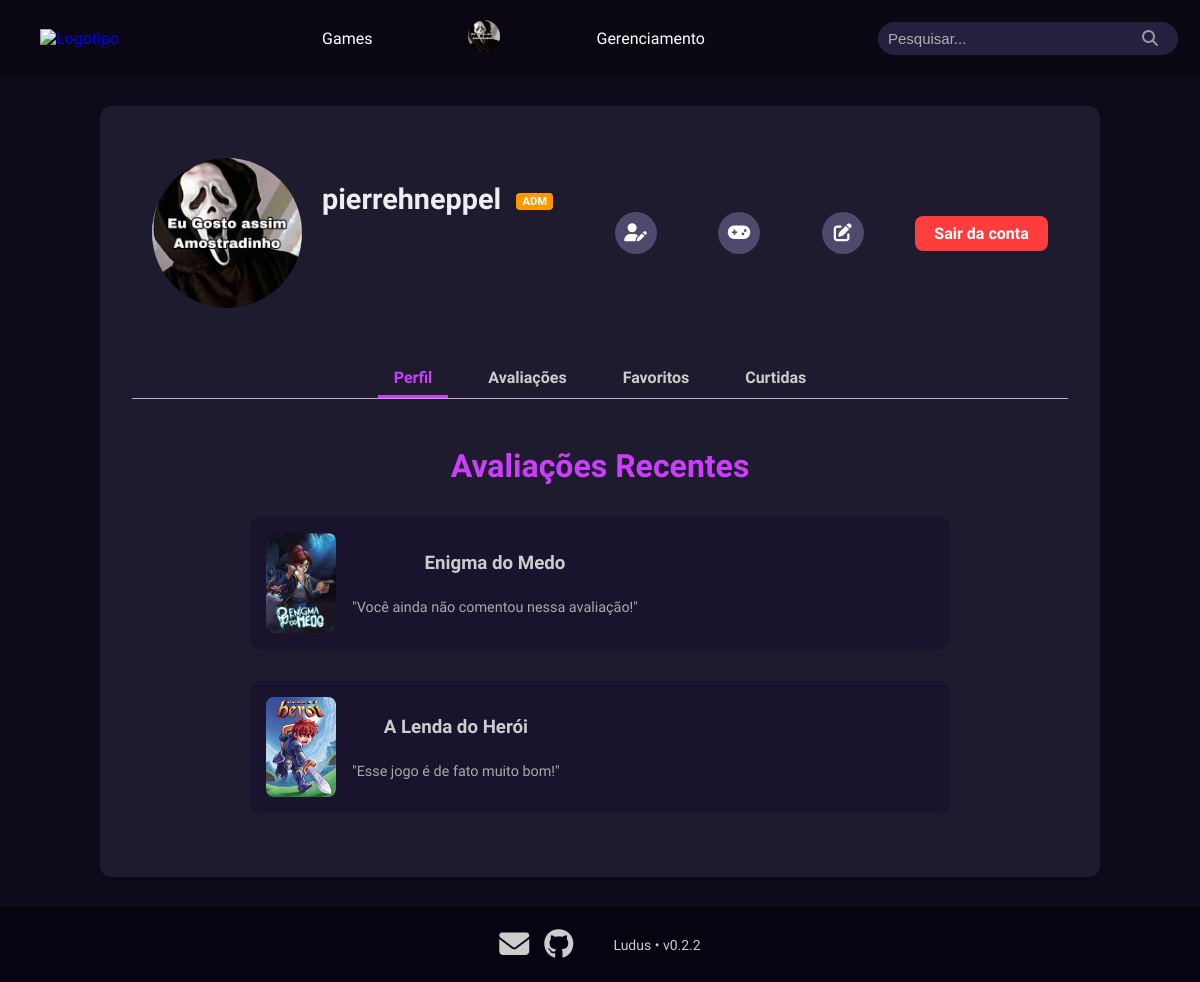
The page /Site/perfil.php (signed in) on the database its author committed.
### tables this page shows
CREATE TABLE `usuario` (
  `id` int NOT NULL AUTO_INCREMENT,
  `nome` varchar(30) NOT NULL,
  `email` varchar(100) NOT NULL,
  `tipo` enum('jogador','desenvolvedor','administrador') NOT NULL,
  `senha` varchar(255) NOT NULL,
  `foto_perfil` varchar(255) DEFAULT 'img/usuarios/default.png',
  `data_cadastro` datetime DEFAULT CURRENT_TIMESTAMP,
  PRIMARY KEY (`id`),
  UNIQUE KEY `nome` (`nome`),
  UNIQUE KEY `email` (`email`)
);

CREATE TABLE `avaliacao` (
  `id` int NOT NULL AUTO_INCREMENT,
  `nota` decimal(2,1) NOT NULL,
  `data_avaliacao` datetime NOT NULL DEFAULT CURRENT_TIMESTAMP,
  `texto` text,
  `id_jogo` int NOT NULL,
  `id_usuario` int NOT NULL,
  PRIMARY KEY (`id`),
  KEY `fk_avaliacao_jogo` (`id_jogo`),
  KEY `fk_avaliacao_usuario` (`id_usuario`),
  CONSTRAINT `fk_avaliacao_jogo` FOREIGN KEY (`id_jogo`) REFERENCES `jogo` (`id`),
  CONSTRAINT `fk_avaliacao_usuario` FOREIGN KEY (`id_usuario`) REFERENCES `usuario` (`id`),
  CONSTRAINT `avaliacao_chk_1` CHECK ((`nota` between 0 and 5))
);

CREATE TABLE `jogo` (
  `id` int NOT NULL AUTO_INCREMENT,
  `nome` varchar(100) NOT NULL,
  `estudio` varchar(100) DEFAULT NULL,
  `desenvolvedor` varchar(100) DEFAULT NULL,
  `descricao` text,
  `imagem` varchar(255) DEFAULT 'img/jogos/default.png',
  `data_lancamento` date DEFAULT NULL,
  `id_usuario` int NOT NULL,
  PRIMARY KEY (`id`),
  KEY `fk_jogo_usuario` (`id_usuario`),
  CONSTRAINT `fk_jogo_usuario` FOREIGN KEY (`id_usuario`) REFERENCES `usuario` (`id`)
);

CREATE TABLE `comentario` (
  `id` int NOT NULL AUTO_INCREMENT,
  `data_comentario` datetime NOT NULL DEFAULT CURRENT_TIMESTAMP,
  `texto` text NOT NULL,
  `id_usuario` int NOT NULL,
  `id_avaliacao` int NOT NULL,
  PRIMARY KEY (`id`),
  KEY `fk_comentario_usuario` (`id_usuario`),
  KEY `fk_comentario_avaliacao` (`id_avaliacao`),
  CONSTRAINT `fk_comentario_avaliacao` FOREIGN KEY (`id_avaliacao`) REFERENCES `avaliacao` (`id`),
  CONSTRAINT `fk_comentario_usuario` FOREIGN KEY (`id_usuario`) REFERENCES `usuario` (`id`)
);

### Site/perfil.php (the view, shortened to what this page needs)
<?php
require_once("config.php");
$id_usuario = $_SESSION['id_usuario'];
$stmt = $mysqli->prepare("SELECT nome, foto_perfil, tipo FROM usuario WHERE id = ?");
$stmt->bind_param("i", $_SESSION['id_usuario']);
$stmt->execute();
$resultado = $stmt->get_result();
$usuario = $resultado->fetch_assoc();
$nomeUsuario = $usuario['nome'];
$foto_perfilPerfil = $usuario['foto_perfil'] ?: 'img/usuarios/default.png';
$tipoUsuario = $usuario['tipo'];
$avaliacoesStmt = $mysqli->prepare("
  SELECT
    j.id AS id_jogo,
    j.nome AS nome_jogo,
    j.imagem AS foto_perfil_jogo,
    c.texto AS comentario,
    a.data_avaliacao
  FROM avaliacao a
  JOIN jogo j ON a.id_jogo = j.id
  LEFT JOIN comentario c ON c.id_avaliacao = a.id
  WHERE a.id_usuario = ?
  ORDER BY a.data_avaliacao DESC
  LIMIT 3
");
$avaliacoesStmt->bind_param("i", $id_usuario);
$avaliacoesStmt->execute();
$avaliacoes = $avaliacoesStmt->get_result();
?>
<!DOCTYPE html>
<html lang="pt-BR">
<head>
  <link rel="stylesheet" href="./css/style.css">
  <link rel="stylesheet" href="./css/perfil.css">
  <link rel="stylesheet" href="https://cdnjs.cloudflare.com/ajax/libs/font-awesome/6.5.0/css/all.min.css">
</head>
<body>
  <main class="perfil-container">
    <section class="perfil-top">
      <div class="perfil-info">
        <img src="<?php echo htmlspecialchars($foto_perfilPerfil); ?>" alt="Foto de perfil" class="foto-perfil">
        <h1 class="perfil-nome">
          <?php echo htmlspecialchars($nomeUsuario); ?>
          <?php if ($tipoUsuario === 'desenvolvedor'): ?>
            <span class="badge dev">DEV</span>
          <?php elseif ($tipoUsuario === 'administrador'): ?>
            <span class="badge adm">ADM</span>
          <?php endif; ?>
        </h1>
      </div>
      <a href="editar_perfil.php" class="icon-link" title="Editar perfil"><i class="fa-solid fa-user-pen"></i></a>
      <?php if ($tipoUsuario === 'administrador' || $tipoUsuario === 'desenvolvedor'): ?>
        <a href="cadastro_jogo.php" class="icon-link" title="Cadastrar jogo">
          <i class="fa-solid fa-gamepad"></i>
        </a>
         <?php if ($tipoUsuario === 'administrador' ){ ?>
        <a href="alteracao_exclusao_jogos.php" class="icon-link" title="Editar jogo">
          <i class="fa-solid fa-pen-to-square"></i>
        </a>
		<?php }
       endif; ?>
      <a href="logout.php" class="btn-logout">Sair da conta</a>
    </section>
    <nav class="perfil-nav">
      <a href="perfil.php" class="ativo">Perfil</a>
      <a href="perfil_avaliacoes.php">Avaliações</a>
      <a href="perfil_favoritos.php">Favoritos</a>
      <a href="perfil_curtidas.php">Curtidas</a>
    </nav>
    <section class="recentes">
      <h2 class="recently-reviewed-title">Avaliações Recentes</h2>
      <div class="avaliacoes-recentes">
        <?php if ($avaliacoes->num_rows > 0): ?>
          <?php while ($row = $avaliacoes->fetch_assoc()): ?>
            <a href="dashboard.php?id=<?php echo $row['id_jogo']; ?>" class="avaliacao-link">
              <div class="avaliacao">
                <img src="<?php echo htmlspecialchars($row['foto_perfil_jogo']); ?>"
                  alt="<?php echo htmlspecialchars($row['nome_jogo']); ?>">
                <div class="avaliacao-info">
                  <h3><?php echo htmlspecialchars($row['nome_jogo']); ?></h3>
                  <p>
                    "<?php echo htmlspecialchars(!empty($row['comentario']) ? $row['comentario'] : 'Você ainda não comentou nessa avaliação!'); ?>"
                  </p>
                </div>
              </div>
            </a>
          <?php endwhile; ?>
        <?php else: ?>
          <p style="color: #888; text-align: center;">Nenhuma avaliação feita ainda.</p>
        <?php endif; ?>
      </div>
    </section>
  </main>
  <?php include __DIR__ . '/footers/footer.php'; ?>
</body>
</html>

### Site/css/style.css (style rules this page uses)
html { margin: 0; padding: 0; }
* { box-sizing: border-box; }
html { height: 100%; min-height: 100%; }
body { margin: 0; padding: 0; font-family: 'comfortaa', sans-serif; background-color: #0e0a1a; color: #d9d9d9; display: flex; flex-direction: column; min-height: 100vh; }
main { background-color: #0b0619; }
nav { display: flex; align-items: center; gap: 80px; }
nav a { color: #d9d9d9; text-decoration: none; }
a:not(.a-Button) { transition: color 0.3s ease; }
span { color: #ccc; }
.avaliacao { background-color: #1f1b2e; padding: 1rem; border-radius: 10px; margin-top: 1rem; }

### Site/css/perfil.css (style rules this page uses)
a { text-decoration: none; }
.perfil-container { width: 100%; max-width: 1000px; min-height: 500px; margin: 30px auto; padding: 2rem; background-color: #1f1b2e; border-radius: 12px; box-shadow: 0 0 10px rgba(0, 0, 0, 0.1); }
.perfil-top { display: flex; align-items: center; justify-content: space-between; flex-wrap: wrap; gap: 1rem; padding-bottom: 1rem; padding: 20px; }
.perfil-info { display: flex; }
.perfil-top img.foto-perfil { width: 150px; height: 150px; object-fit: cover; border-radius: 50%; }
.perfil-nome { flex-grow: 1; font-size: 1.8rem; font-weight: 600; color: #eee; margin-left: 20px; }
.badge { display: inline-block; font-size: 0.7rem; font-weight: bold; color: white; padding: 2px 6px; border-radius: 4px; margin-left: 8px; vertical-align: middle; }
.badge.adm { background-color: #ff9800; }
.btn-logout { background-color: #ff3d3d; color: #fff; padding: 0.5rem 1.2rem; border: none; border-radius: 8px; font-weight: bold; cursor: pointer; transition: background-color 0.2s ease; }
.icon-link { display: inline-flex; align-items: center; justify-content: center; width: 42px; height: 42px; border-radius: 50%; background: #4f4a6d; color: #fff; text-decoration: none; margin-left: 10px; font-size: 18px; transition: all 0.3s ease-in-out; }
.perfil-nav { display: flex; justify-content: center; gap: 1.5rem; margin: 2rem 0 1rem; border-bottom: 1px solid #bfa9c9; }
.perfil-nav a { text-decoration: none; color: #ccc; padding: 0.5rem 1rem; font-weight: bold; border-bottom: 3px solid transparent; transition: all 0.3s ease; }
.perfil-nav a:hover, .perfil-nav a.ativo { color: #cd3dff; border-color: #cd3dff; }
.recentes { margin-top: 2rem; text-align: center; font-size: 1rem; color: #666; }
.recently-reviewed-title { font-size: 2rem; font-weight: bold; color: #cd3dff; margin: 3rem 0 2rem; text-align: center; }
.avaliacao { display: flex; align-items: flex-start; gap: 1rem; margin-left: auto; margin-right: auto; margin-bottom: 2rem; background-color: #1a132d; padding: 1rem; border-radius: 10px; max-width: 700px; transition: transform 0.2s ease, background-color 0.2s ease; }
.avaliacao p { text-align :justify; }
.avaliacao img { width: 70px; height: 100px; border-radius: 8px; object-fit: cover; }
.avaliacao-info { display: flex; flex-direction: column; gap: 0.4rem; color: #ccc; }
.avaliacao-info p { margin: 0; font-size: 0.9rem; color: #aaa; }

### rows shown on the page
usuario: foto_perfil (picture), nome "pierrehneppel"
avaliacao: id_jogo.imagem (picture), id_jogo.nome "Enigma do Medo", comentario "Você ainda não comentou nessa avaliação!"
avaliacao: id_jogo.imagem (picture), id_jogo.nome "A Lenda do Herói", comentario.texto "Esse jogo é de fato muito bom!"

### other values the page prints
$version "v0.2.2"
